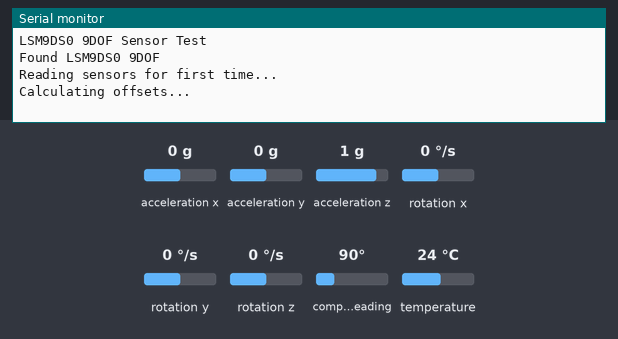
Simulated run of this sketch. Board: Arduino Uno, built with avr-gcc and run on an emulated ATmega328P. Parts: the last lines printed to the serial monitor. The inputs (shaded band) are chosen by the test bench; at power-on: acceleration x 0 g, compass heading 90°, acceleration y 0 g, acceleration z 1 g, rotation x 0 °/s, rotation y 0 °/s, rotation z 0 °/s, temperature 24 °C.

Above: at 1.2 s.
1.3 s: acceleration x set to -1.4 g
At 2.19 s:
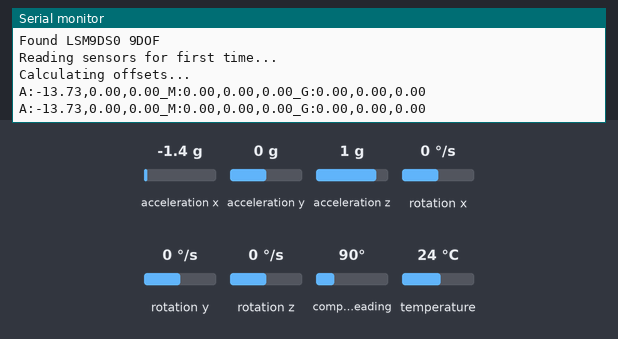
4.0 s: compass heading set to 7°
At 4.15 s:
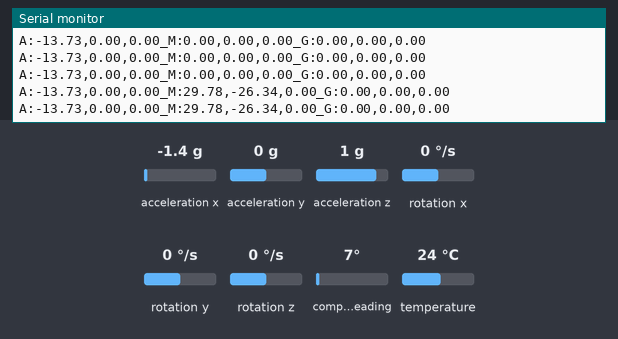
7.0 s: acceleration y set to -0.8 g
At 7.0 s:
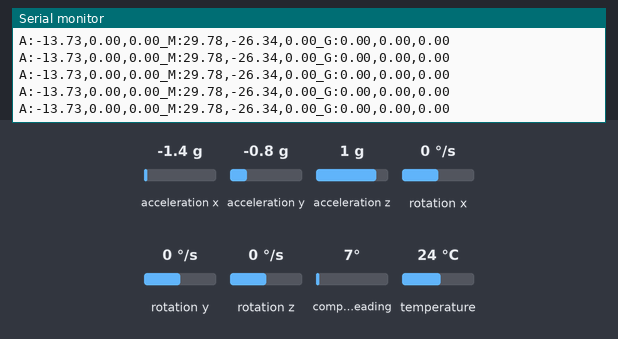
10.0 s: acceleration z set to 0 g
At 10.01 s:
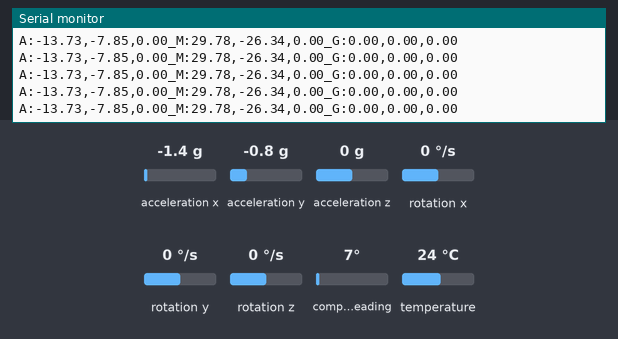
13.0 s: acceleration x set to -0.8 g
At 13.02 s:
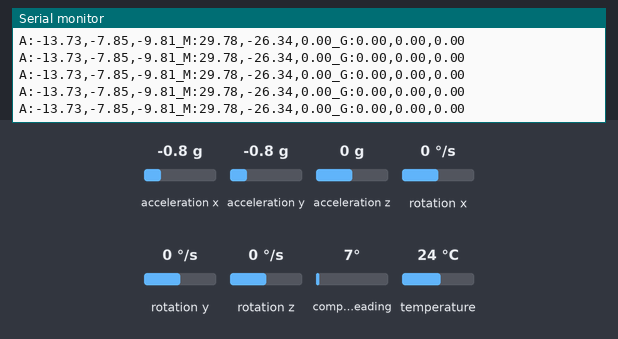
16.0 s: rotation x set to -192 °/s
At 19.96 s:
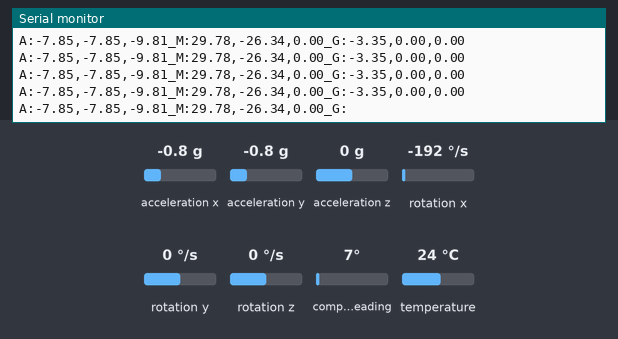
Timing chart, 0 to 20.0 s (numbered marks = the images above; inputs shaded):
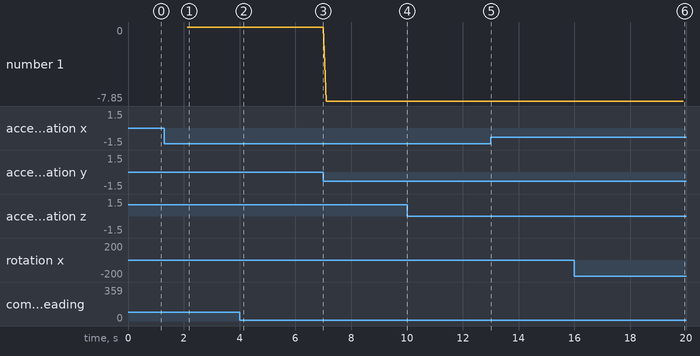

The sketch:

Arduino_Calibration.ino
```cpp
//need Adafruit_LSM9DS0 sensorapi https://github.com/adafruit/Adafruit_LSM9DS0_Library/tree/master/examples
//need runningMedian  http://playground.arduino.cc/Main/RunningMedian
//I used Arduino UNO.

//Please contact me if you find wrong calibration method.

#include <SPI.h>
#include <Wire.h>
#include <Adafruit_Sensor.h>
#include <Adafruit_LSM9DS0.h>
#include "RunningMedian.h"

Adafruit_LSM9DS0 lsm = Adafruit_LSM9DS0(1000);  // Use I2C, ID #1000

#define LSM9DS0_XM_CS 10
#define LSM9DS0_GYRO_CS 9
//Adafruit_LSM9DS0 lsm = Adafruit_LSM9DS0(LSM9DS0_XM_CS, LSM9DS0_GYRO_CS, 1000);

#define LSM9DS0_SCLK 13
#define LSM9DS0_MISO 12
#define LSM9DS0_MOSI 11

//Adafruit_LSM9DS0 lsm = Adafruit_LSM9DS0(LSM9DS0_SCLK, LSM9DS0_MISO, LSM9DS0_MOSI, LSM9DS0_XM_CS, LSM9DS0_GYRO_CS, 1000);

float Offset_ax, Offset_ay, Offset_az;
float Offset_gx, Offset_gy, Offset_gz;
float Offset_mx, Offset_my, Offset_mz;

int MedianV = 20;

float Ax , Ay, Az;
float Gx , Gy, Gz;
float Mx , My, Mz;

float BAx = 0 , BAy = 0, BAz = 0;
float BGx = 0 , BGy = 0, BGz = 0;
float BMx = 0 , BMy = 0, BMz = 0;

int State = 0;

void configureSensor(void)
{
  // 1.) Set the accelerometer range
  lsm.setupAccel(lsm.LSM9DS0_ACCELRANGE_2G);
  //lsm.setupAccel(lsm.LSM9DS0_ACCELRANGE_4G);
  //lsm.setupAccel(lsm.LSM9DS0_ACCELRANGE_6G);
  //lsm.setupAccel(lsm.LSM9DS0_ACCELRANGE_8G);
  //lsm.setupAccel(lsm.LSM9DS0_ACCELRANGE_16G);

  // 2.) Set the magnetometer sensitivity
  lsm.setupMag(lsm.LSM9DS0_MAGGAIN_2GAUSS);
  //lsm.setupMag(lsm.LSM9DS0_MAGGAIN_4GAUSS);
  //lsm.setupMag(lsm.LSM9DS0_MAGGAIN_8GAUSS);
  //lsm.setupMag(lsm.LSM9DS0_MAGGAIN_12GAUSS);

  // 3.) Setup the gyroscope
  lsm.setupGyro(lsm.LSM9DS0_GYROSCALE_245DPS);
  //lsm.setupGyro(lsm.LSM9DS0_GYROSCALE_500DPS);
  //lsm.setupGyro(lsm.LSM9DS0_GYROSCALE_2000DPS);
}


void setup(void)
{
  while (!Serial);  // wait for flora/leonardo

  Serial.begin(9600);


  Serial.println(F("LSM9DS0 9DOF Sensor Test")); Serial.println("");

  /* Initialise the sensor */
  if (!lsm.begin())
  {
    /* There was a problem detecting the LSM9DS0 ... check your connections */
    Serial.print(F("Ooops, no LSM9DS0 detected ... Check your wiring or I2C ADDR!"));
    while (1);
  }
  Serial.println(F("Found LSM9DS0 9DOF"));


  configureSensor();
}

void loop(void)
{
  if (State == 0)
  {
    Serial.println("\nReading sensors for first time...");
    SetData();
    State++;
    delay(1000);
  }

  if (State == 1) {
    Serial.println("\nCalculating offsets...");
    SetOffset();
    State++;
    delay(1000);
  }

  if (State == 2)
  {
    SetData();
    Ax -= Offset_ax;
    Ay -= Offset_ay;
    Az -= Offset_az;

    Gx -= Offset_gx;
    Gy -= Offset_gy;
    Gz -= Offset_gz;

    Mx -= Offset_mx;
    My -= Offset_my;
    Mz -= Offset_mz;

    //define Sensor Error
    //Smoothing
    float deadZoneAcc = 0.07;
    if (abs(Ax - BAx) < deadZoneAcc) Ax = BAx;
    if (abs(Ay - BAy) < deadZoneAcc) Ay = BAy;
    if (abs(Az - BAz) < deadZoneAcc) Az = BAz;


    float deadZoneGyro = 0.7;
    if (abs(Gx - BGx) < deadZoneGyro) Gx = BGx;
    if (abs(Gy - BGy) < deadZoneGyro) Gy = BGy;
    if (abs(Gz - BGz) < deadZoneGyro) Gz = BGz;


    float deadZoneM = 0.000;
    float magZCod = 0.05;
    float magYCod = 0.01;
    if (abs(Mx - BMx) < deadZoneM) Mx = BMx;
    if (abs(My - BMy) < deadZoneM + magYCod) My = BMy;
    if (abs(Mz - BMz) < deadZoneM + magZCod) Mz = BMz;

    if (abs(Ax) < deadZoneAcc) Ax = 0;
    if (abs(Ay) < deadZoneAcc) Ay = 0;
    if (abs(Az) < deadZoneAcc) Az = 0;

    if (abs(Gx) < deadZoneGyro) Gx = 0;
    if (abs(Gy) < deadZoneGyro) Gy = 0;
    if (abs(Gz) < deadZoneGyro) Gz = 0;

    if (abs(Mx) < deadZoneM) Mx = 0;
    if (abs(My) < deadZoneM + magYCod) My = 0;
    if (abs(Mz) < deadZoneM + magZCod) Mz = 0;


    Serial.print("A:"); Serial.print(Ax); Serial.print(","); Serial.print(Ay); Serial.print(","); Serial.print(Az); Serial.print("_"); // m/s^2
    Serial.print("M:"); Serial.print(Mx); Serial.print(","); Serial.print(My); Serial.print(","); Serial.print(Mz); Serial.print("_"); // gauss
    Serial.print("G:"); Serial.print(Gx); Serial.print(","); Serial.print(Gy); Serial.print(","); Serial.println(Gz); //dps
    BAx = Ax;
    BAy = Ay;
    BAz = Az;

    BGx = Gx;
    BGy = Gy;
    BGz = Gz;

    BMx = Gx;
    BMy = Gy;
    BMz = Gz;
  }

  //delay(250);
}


void SetOffset()
{
  SetData();

  Offset_ax = Ax - 0;
  Offset_ay = Ay - 0;
  Offset_az = Az - 0;

  Offset_gx = Gx - 0;
  Offset_gy = Gy - 0;
  Offset_gz = Gz - 0;

  Offset_mx = Mx - 0;
  Offset_my = My - 0;
  Offset_mz = Mz - 0;
}


void SetData()
{
  RunningMedian Rax = RunningMedian(MedianV), Ray  = RunningMedian(MedianV), Raz  = RunningMedian(MedianV);
  RunningMedian Rgx = RunningMedian(MedianV), Rgy  = RunningMedian(MedianV), Rgz  = RunningMedian(MedianV);
  RunningMedian Rmx = RunningMedian(MedianV), Rmy  = RunningMedian(MedianV), Rmz  = RunningMedian(MedianV);
  sensors_event_t accel, mag, gyro, temp;
  for (int i = 0; i < MedianV; i++)
  {
    lsm.getEvent(&accel, &mag, &gyro, &temp);

    float gx = gyro.gyro.x;
    float gy = gyro.gyro.y;
    float gz = gyro.gyro.z;

    float ax = accel.acceleration.x;
    float ay = accel.acceleration.y;
    float az = accel.acceleration.z;

    float mx = mag.magnetic.x;
    float my = mag.magnetic.y;
    float mz = mag.magnetic.z;


    Rgx.add(gx);
    Rgy.add(gy);
    Rgz.add(gz);

    Rax.add(ax);
    Ray.add(ay);
    Raz.add(az);

    Rmx.add(mx);
    Rmy.add(my);
    Rmz.add(mz);

    i++;
    delay(2);
  }

  /*
  Gx = Rgx.getMedian();
  Gy = Rgy.getMedian();
  Gz = Rgz.getMedian();

  Mx = Rgx.getMedian();
  My = Rgy.getMedian();
  Mz = Rgz.getMedian();

  Ax = Rax.getMedian();
  Ay = Ray.getMedian();
  Az = Raz.getMedian();
  */

  //Exclusion of outlier
  Gx = Rgx.getAverage(3);
  Gy = Rgy.getAverage(3);
  Gz = Rgz.getAverage(3);

  Mx = Rmx.getAverage(3);
  My = Rmy.getAverage(3);
  Mz = Rmz.getAverage(3);

  Ax = Rax.getAverage(3);
  Ay = Ray.getAverage(3);
  Az = Raz.getAverage(3);

}
```

Measured:
- after the input at 1.3 s, the serial monitor: prints a new line after 0.82 s (image 1)
- after the input at 4.0 s, the serial monitor: prints a new line after 0.09 s (image 2)
- after the input at 16.0 s, the serial monitor: prints a new line after 0.09 s (image 6)
- plotted number 1: 0 → -7.85 after the input at 7.0 s
